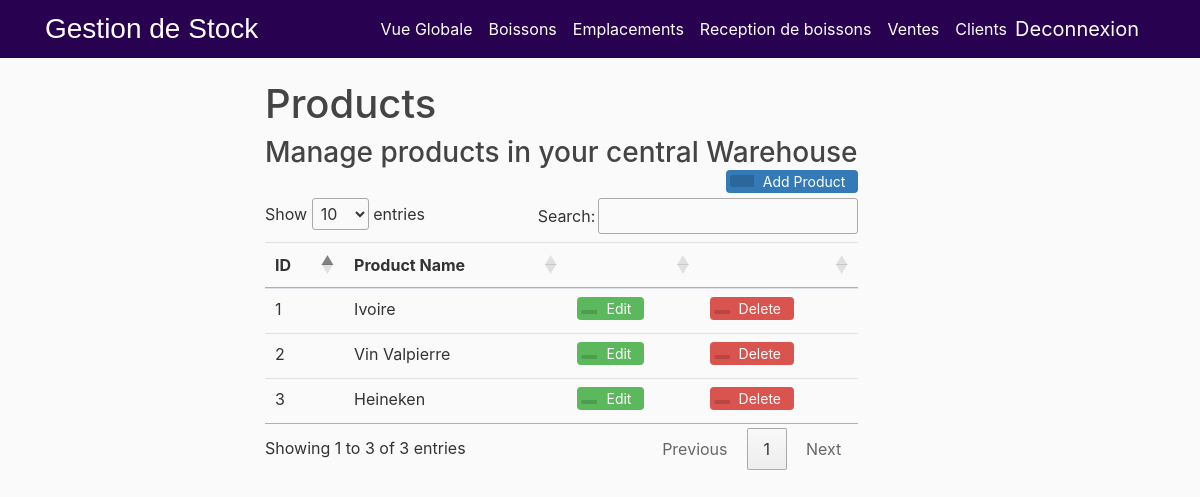
The app's page /Product (signed in) with its own data.
### flaskinventory/models.py (models this page shows, shortened)
class Product(db.Model):
    db.__tablename__ = 'product'
    id = db.Column(db.Integer, primary_key=True)
    prod_name = db.Column(db.String(20), unique=True, nullable=False)
    stocks = relationship("Stock", back_populates="product")

### flaskinventory/routes.py (the view, shortened to what this page needs)
@app.route("/Product", methods=['GET', 'POST'])
@login_required
def product():
    form = addproduct()
    eform = editproduct()
    details = Product.query.all()
    exists = bool(Product.query.all())
    if exists == False and request.method == 'GET':
        flash(f'Add products to view', 'info')
    return render_template('product.html', title='Products', eform=eform, form=form, details=details)

### flaskinventory/forms.py
class addproduct(FlaskForm):
    prodname = StringField('Product Name', validators=[DataRequired()])
    prodsubmit = SubmitField('Save Changes')

class editproduct(FlaskForm):
    editname = StringField('Product Name', validators=[DataRequired()])
    editsubmit = SubmitField('Save Changes')

### flaskinventory/routes.py (called while the page is built)
@login_manager.user_loader
def user_loader(user_id):
    return User.query.get(user_id)

### flaskinventory/templates/product.html (shortened to what this page needs)
{% extends "overview.html" %}
{% block content %}
<div class="container">
<h1>Products</h1>
<div >
  <h3 style="display: inline-block;margin:0;"> Manage products in your central Warehouse</h3>
  <button type="button" class="btn btn-add" data-toggle="modal" data-target="#exampleModal">
   <span class="btn-icon-add"></span>Add Product</button>
</div>
<table class="table table-hover" id="example">
<thead>
 <tr>
   <th>ID</th>
   <th>Product Name</th>
   <th></th>
   <th></th>
 </tr>
</thead>
<tbody>
  {% for d in details %}
  <tr>
   <td>{{d.id}}</td>
   <td>{{d.prod_name}}</td>
   <td>
       <button type="button" class="btn btn-edit" data-toggle="modal" data-target = "#edit{{d.id}}" >
       <span class="btn-icon"></span>Edit</button>
   </td>
   <td>
      <a href="{{ url_for('delete', p_id = d.id,type ='product') }}">
       <button type="button" class="btn btn-delete">
       <span class="btn-icon"></span>Delete</button></a>
   </td>
 </tr>
{%endfor%}
</tbody>
</table>
{% endblock content %}

### flaskinventory/static/main.css (style rules this page uses)
body { background: #fafafa; color: #333333; margin-top: 5rem; }
h1, h2, h3, h4, h5, h6 { color: #444444; }
a { color: white; }
.btn-icon { position: relative; left: -9px; display: inline-block;padding: 2px 8px; background: rgba(0,0,0,0.15); border-radius: 3px 0 0 3px; color: white; font-size: 14px; }
.btn-icon-add { position: relative; left: -9px; display: inline-block;padding: 6px 12px; background: rgba(0,0,0,0.15); border-radius: 3px 0 0 3px; color: white; font-size: 14px; }
.btn-add { padding-top: 0; padding-bottom: 0; background-color:#337ab7; color: white; font-size: 14px; float: right; }
.btn-edit { padding-top: 0; padding-bottom: 0; background-color: #5cb85c; color: white; font-size: 14px; }
.btn-delete { padding-top: 0; padding-bottom: 0; background-color: #d9534f; color: white; font-size: 14px; }
.btn { margin-bottom:5px;font-size: 14px; }
html { visibility: visible; opacity: 1; }

### flaskinventory/templates/overview.html (style rules this page uses)
html { visibility: hidden;opacity:0; }

### records on screen
Product: id "1", prod_name "Ivoire"
Product: id "2", prod_name "Vin Valpierre"
Product: id "3", prod_name "Heineken"
